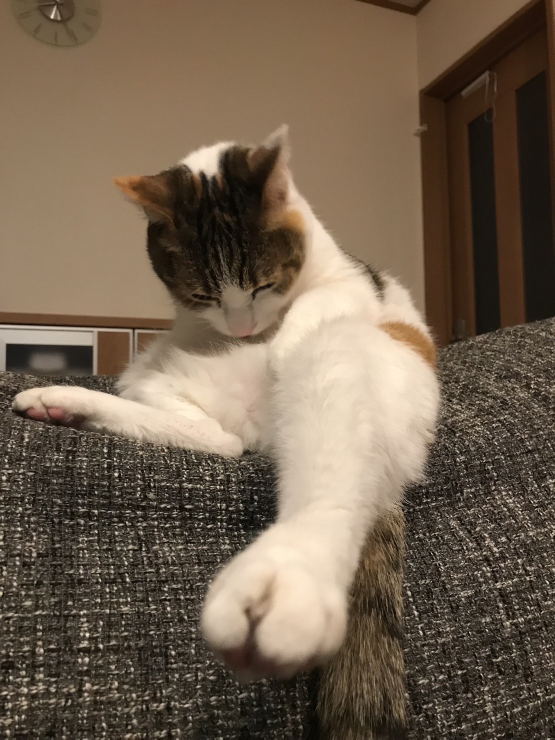
//> input picture software3-main/sof/software3/sof_cv/build/sample1.jpg, 1109 x 1479 px (shown at 1/2 size)
$ ./sof ../build/sample1.jpg ../build/sample2.jpg 3   (built with g++ and OpenCV 4)
//> lines starting //> are read from the running program, lines starting //| are printed output that depends on the picture
#include <opencv2/opencv.hpp>
#include <iostream>
#include <string>
#include <numeric>

//比較する２つの画像のフルパスを格納するグローバル変数
std::string g_img_path1, g_img_path2;

/*  特徴点マッチングによる類似度計算及び入力画像の補正(射影変換)を行う関数
    src1 : 入力画像1
    src2 : 入力画像2
    dst1 : 出力画像1
    dst2 : 出力画像2

    動作確認済
    1. 特徴点検出:ORB   + 特徴点マッチング:総当たり(BMF)
    2. 特徴点検出:AKAZE + 特徴点マッチング:総当たり(BMF)
    3. 特徴点検出:ORB   + 特徴点マッチング:FLANN + ratio test
    4. 特徴点検出:AKAZE + 特徴点マッチング:FLANN + ratio test

    必要処理時間: 3 < 1 < 4 < 2
    精度　　　　: 1 = 3 < 2 = 4    */

void feature_matching(const cv::Mat &src1, const cv::Mat &src2, cv::Mat &dst1, cv::Mat &dst2)
{
  std::vector<cv::KeyPoint> key1, key2; // 特徴点を格納
  cv::Mat des1, des2; // 特徴量記述の計算

  /* 2画像を比較して2辺とも小さい場合はsrc2に合わせて補正できるように */
  if(src1.cols <= src2.cols && src1.rows <= src2.rows){
    dst1 = src2;
    dst2 = src1;
  }else{
    dst1 = src1;
    dst2 = src2;
  }

  /* 比較のために複数手法を記述 必要に応じてコメントアウト*/
  /* 特徴点検出*/
  /* AKAZE */
  cv::Ptr<cv::AKAZE> akaze = cv::AKAZE::create();
  akaze->detectAndCompute(dst1, cv::noArray(), key1, des1);
  akaze->detectAndCompute(dst2, cv::noArray(), key2, des2);
  // [8 lines of commented-out code are left out]
  cv::Ptr<cv::DescriptorMatcher> matcher;
  std::vector<cv::DMatch> match;
  /* 総当たり */
  // matcher = cv::DescriptorMatcher::create("BruteForce");
  // matcher->match(des1, des2, match);
  /* FLANN */
  matcher = cv::DescriptorMatcher::create("FlannBased");
  std::vector<std::vector<cv::DMatch>> knn_matches;
  if(des1.type() != CV_32F) {
    des1.convertTo(des1, CV_32F);
  }
  if(des2.type() != CV_32F) {
    des2.convertTo(des2, CV_32F);
  }
  matcher->knnMatch(des1, des2, knn_matches, 2);
  /* ratio test */
  const float RATIO_THRESH = 0.7f;
  for(int i = 0; i < knn_matches.size(); i++){
    if(knn_matches[i][0].distance < RATIO_THRESH * knn_matches[i][1].distance){
      match.push_back(knn_matches[i][0]);
    }
  }

  /* 類似度計算(距離による実装、0に近い値ほど画像が類似) */
  float sim = 0;
  const float THRESHOLD = 300; // 類似度の閾値(仮)
  for(int i = 0; i < match.size(); i++){
    cv::DMatch dis = match[i];
    sim += dis.distance;
  }
  sim /= match.size();
  std::cout << "類似度: " << sim << std::endl;

  /* 画像の類似度が低すぎる場合は終了 */
  if(0/* sim > THRESHOLD*/){
    std::cerr << "画像が違いすぎます" << std::endl;
    std::exit(1);
  }

  /* 特徴量距離の小さい順にソートし、不要な点を削除 */
  for(int i = 0; i < match.size(); i++){
    double min = match[i].distance;
    int n = i;
    for(int j = i + 1; j < match.size(); j++){
      if(min > match[j].distance){
        n = j;
        min = match[j].distance;
      }
    }
    std::swap(match[i], match[n]);
  }
  if(match.size() > 50){
    match.erase(match.begin() + 50, match.end());
  }else{
    match.erase(match.begin() + match.size(), match.end());
  }

  //cv::drawMatches(src1, key1, src2, key2, match, dst);

  /* src1をsrc2に合わせる形で射影変換して補正 */
  std::vector<cv::Vec2f> get_pt1(match.size()), get_pt2(match.size()); // 使用する特徴点
  /* 対応する特徴点の座標を取得・格納*/
  for(int i = 0; i < match.size(); i++){
    get_pt1[i][0] = key1[match[i].queryIdx].pt.x;
    get_pt1[i][1] = key1[match[i].queryIdx].pt.y;
    get_pt2[i][0] = key2[match[i].trainIdx].pt.x;
    get_pt2[i][1] = key2[match[i].trainIdx].pt.y;
  }

  /* ホモグラフィ行列推定 */
  cv::Mat H = cv::findHomography(get_pt1, get_pt2, cv::RANSAC);
  /* src1を変形 */
  cv::warpPerspective(dst1, dst1, H, dst2.size());
}

// [56 lines left out: function absdiff1, not called in this run]

void absdiff2(const cv::Mat &src, const cv::Mat &dst)
{
  // 読み込みの確認
  if (src.empty() || dst.empty())
  {
    std::cout << "読み込みに失敗しました" << std::endl;
    return;
  }

  // 画像のリサイズ
  cv::resize(dst, dst, src.size());

  cv::Mat WarpedSrcMat, LmatFloat, Rsrc;
  WarpedSrcMat.convertTo(LmatFloat, CV_16SC3);
  Rsrc.convertTo(Rsrc, CV_16SC3);

  std::vector<cv::Mat> planes1;
  std::vector<cv::Mat> planes2;

  cv::Mat diff0;
  cv::Mat diff1;
  cv::Mat diff2;

	// 3つのチャネルB, G, Rに分離 (OpenCVではデフォルトでB, G, Rの順)
	cv::split(src, planes1);
  cv::split(dst, planes2);

  ///分割したチャンネルごとに差分を出す
  cv::absdiff(planes1[0], planes2[0], diff0);
  cv::absdiff(planes1[1], planes2[1], diff1);
  cv::absdiff(planes1[2], planes2[2], diff2);

  // ブラーでノイズ除去
  cv::medianBlur(diff0, diff0, 3);
  cv::medianBlur(diff1, diff1, 3);
  cv::medianBlur(diff2, diff2, 3);

  cv::Mat wiseMat;
  cv::bitwise_or(diff0, diff1, wiseMat);
  cv::bitwise_or(wiseMat, diff2, wiseMat);

  //オープニング処理でノイズ緩和
  cv::Mat openingMat;
  cv::morphologyEx(wiseMat, openingMat, 0, openingMat);

  // スレッショルドで差分をきれいにくっきりと
  cv::Mat dilationMat;
  cv::dilate(openingMat, dilationMat, dilationMat);
  cv::threshold(dilationMat, dilationMat, 100, 255, cv::THRESH_BINARY);
  cv::medianBlur(dilationMat, dilationMat, 3);

  // dilationMatはグレースケールなので合成先のMatと同じ色空間に変換する
  cv::Mat dilationScaleMat;
  cv::Mat dilationColorMat;
  cv::convertScaleAbs(dilationMat, dilationScaleMat);
  cv::cvtColor(dilationScaleMat, dilationColorMat, cv::COLOR_GRAY2RGB);

  // 元画像 3:差分画像 7 で合成
  cv:: Mat Result;
  cv::addWeighted(src, 0.3, dilationColorMat, 0.7, 0, Result);
  //cv::addWeighted(, 0.3, dilationColorMat, 0.7, 0, RaddMat);

  resize(Result, Result, cv::Size(), 500.0/Result.cols , 500.0/Result.cols);

  cv::imshow("result", Result);
  cv::waitKey(0);
}

int main(int argc, char **argv)
{
  // 元の画像と間違いが含まれた画像の読み込み
  cv::Mat image1 = cv::imread(argv[1]);
//> image1 is the input picture: 1479 rows x 1109 cols, CV_8UC3; mean B, G, R 79.6, 97.8, 114.5
  cv::Mat image2 = cv::imread(argv[2]);
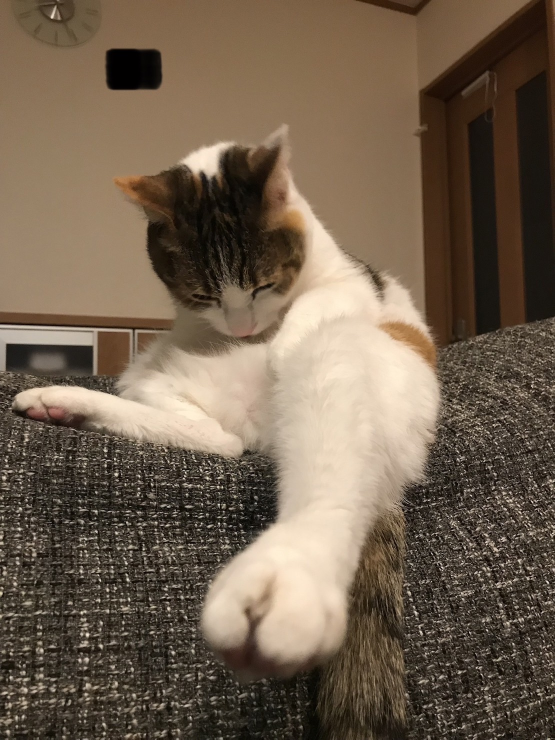
//> input picture software3-main/sof/software3/sof_cv/build/sample2.jpg, 1109 x 1479 px (shown at 1/2 size)
//> image2 is the input picture: 1479 rows x 1109 cols, CV_8UC3; mean B, G, R 79.1, 97, 113.6


  //特徴点マッチング
  feature_matching(image1, image2, image1, image2);
//> in feature_matching, `akaze->detectAndCompute(dst1, cv::noArray(), key1, des1);`: key1 = 6025 keypoints; strongest (x, y, size): (175, 1269, 5.7), (413, 326, 32.3), (232, 949, 5.7), (202, 1292, 8.1)
//> in feature_matching, `akaze->detectAndCompute(dst2, cv::noArray(), key2, des2);`: key2 has the same summary as key1
//> in feature_matching, `matcher->knnMatch(des1, des2, knn_matches, 2);`: knn_matches = 6025 matches
//> after the loop in feature_matching, `for(int i = 0; i < match.size(); i++)`: sim = 0
//| 類似度: 0
//> in feature_matching, `match.erase(match.begin() + 50, match.end());`: match = 50 matches
//> the loop in feature_matching, `for(int i = 0; i < match.size(); i++)` made 50 passes
//> in feature_matching, `cv::Mat H = cv::findHomography(get_pt1, get_pt2, cv::RANSAC);`: H = [[1, -7.48e-16, -5.8e-13], [2.26e-15, 1, -3.79e-14], [2.39e-18, 4.79e-18, 1]]

  int num = atoi(argv[3]);
//> num = 3

  if(num == 1){
    absdiff1(image1, image2);
  }
  else {
    absdiff2(image1, image2);
//> in absdiff2, `cv::split(src, planes1);`:
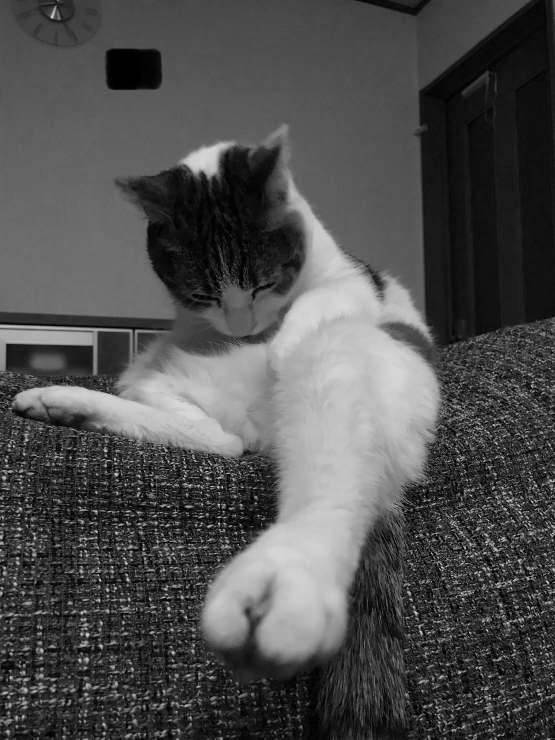
//> planes1[0]: 1479 rows x 1109 cols, CV_8UC1 (shown at 1/2 size); min 0, max 246, mean 79.1
//> in absdiff2, `cv::split(src, planes1);`:
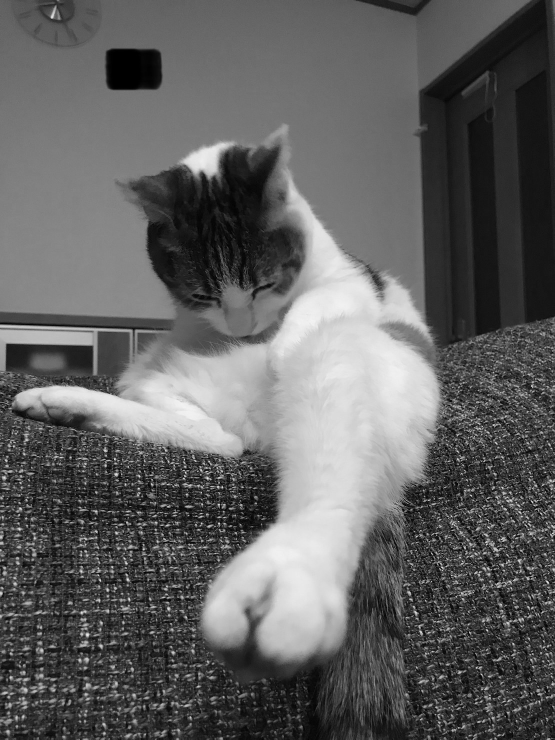
//> planes1[1]: 1479 rows x 1109 cols, CV_8UC1 (shown at 1/2 size); min 0, max 253, mean 97
//> in absdiff2, `cv::split(src, planes1);`:
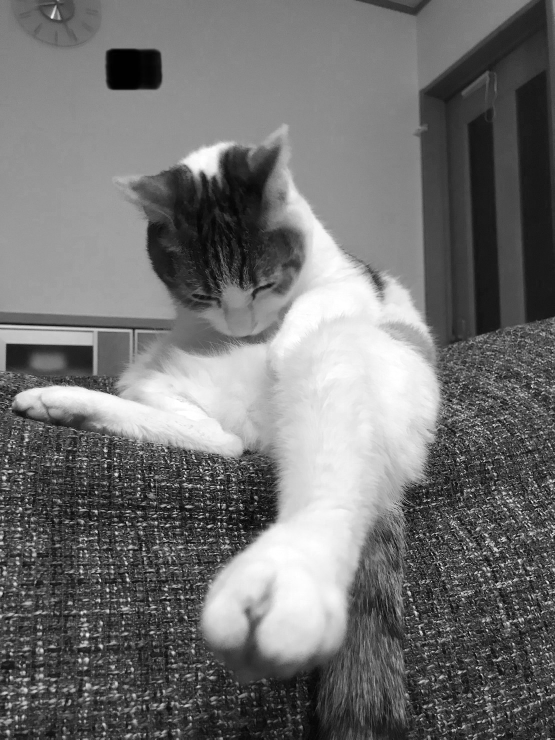
//> planes1[2]: 1479 rows x 1109 cols, CV_8UC1 (shown at 1/2 size); min 0, max 255, mean 113.6
//> in absdiff2, `cv::absdiff(planes1[0], planes2[0], diff0);`: diff0: 1479 rows x 1109 cols, CV_8UC1; every value is 0
//> in absdiff2, `cv::cvtColor(dilationScaleMat, dilationColorMat, cv::COLOR_GRAY2RGB);`: dilationColorMat: 1479 rows x 1109 cols, CV_8UC3; every value is 0
//> in absdiff2, `cv::addWeighted(src, 0.3, dilationColorMat, 0.7, 0, Result);`:
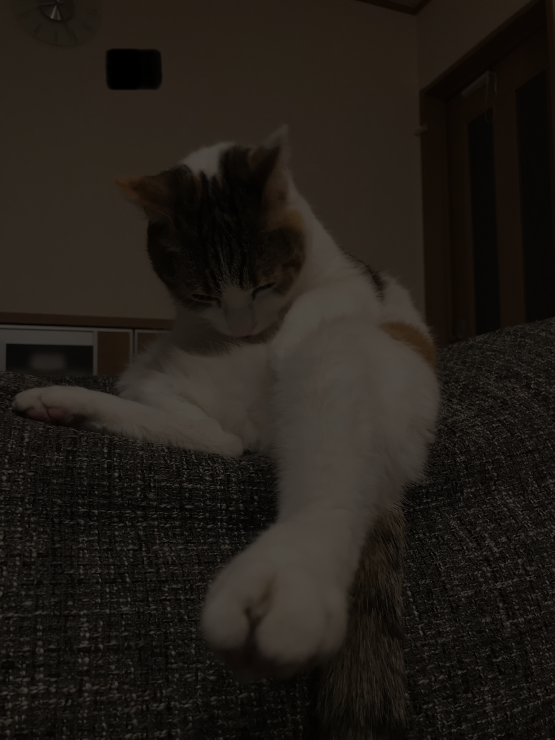
//> Result: 1479 rows x 1109 cols, CV_8UC3 (shown at 1/2 size); mean B, G, R 23.7, 29.1, 34.1
//> in absdiff2, `resize(Result, Result, cv::Size(), 500.0/Result.cols , 500.0/Result.co..`:
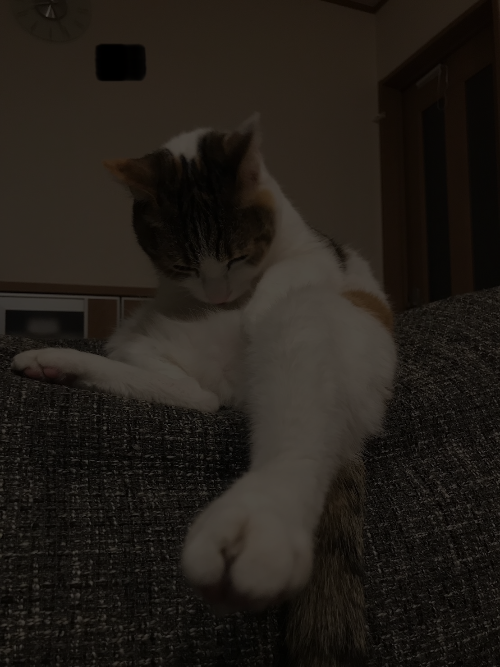
//> Result: 667 rows x 500 cols, CV_8UC3; mean B, G, R 23.6, 29, 34
  }

  return 0;
}
